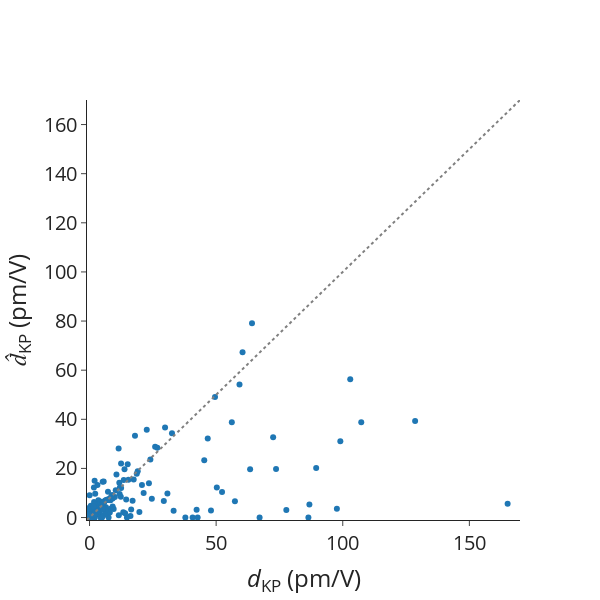

Here is the notebook cell this chart was saved with:
### Markdown cell above
## Errors on dKP masked

### Code cell
# Data

mae = mean_absolute_error(
    df_pred_matten["dKP_true"], df_pred_matten["dKP_matten_masked"]
)
mape = mean_absolute_percentage_error(
    df_pred_matten["dKP_true"], df_pred_matten["dKP_matten_masked"]
)
rmse = root_mean_squared_error(
    df_pred_matten["dKP_true"], df_pred_matten["dKP_matten_masked"]
)
spearmanrho = spearmanr(df_pred_matten["dKP_true"], df_pred_matten["dKP_matten_masked"])
print(f"MAE = {mae}")
print(f"MAPE = {mape}")
print(f"RMSE = {rmse}")
print(f"Rho_sp = {spearmanrho.statistic}")

# Scatter plot for previous outputs.
scatter_dKP = go.Scatter(
    x=df_pred_matten["dKP_true"],
    y=df_pred_matten["dKP_matten_masked"],
    mode="markers",
    name="",
    showlegend=False,
    text=[mpid for mpid in df_pred_matten.index.values],
)

ideal = go.Scatter(
    x=[-1, 200],
    y=[-1, 200],
    mode="lines",
    line=dict(color="gray", dash="dot"),
    showlegend=False,
)

# Layout
layout = go.Layout(
    # title=dict(text='Scatter Plot'),
    xaxis=dict(title="<i>d</i><sub>KP</sub> (pm/V)", range=[-1, 170]),
    yaxis=dict(title="<i>d&#770;</i><sub>KP</sub> (pm/V)", range=[-1, 170]),
    # legend=dict(font=dict(size=12)),
)

# Create figure
fig = go.Figure(data=[scatter_dKP, ideal], layout=layout)

fig.update_layout(
    autosize=False,
    font_size=20,
    width=600,
    height=600,
    # plot_bgcolor="white",
    template="simple_white",
)
fig.update_layout(
    xaxis=dict(
        # tickmode = 'array',
        # tickvals = [1, 2,3,4,5,6,7,8],
        # ticktext = ['One', 'Three', 'Five', 'Seven', 'Nine', 'Eleven']
        showgrid=False,
    ),
    yaxis=dict(
        # tickmode = 'array',
        # tickvals = [1, 2,3,4,5,6,7,8],
        # ticktext = ['One', 'Three', 'Five', 'Seven', 'Nine', 'Eleven']
        showgrid=False,
    ),
)

# Show figure
fig.show()

### Figure 1 — Plotly figure (JSON) as saved in the notebook; plotly's stock layout.template omitted (floating-point values rounded to 4 significant figures; data arrays with more than 128 entries replaced by an {"elided": "..."} marker saying what was removed)
{"data": [{"mode": "markers", "name": "", "showlegend": false, "text": {"elided": "250 str values"}, "type": "scatter", "x": {"elided": "250 float values"}, "y": {"elided": "250 float values"}}, {"line": {"color": "gray", "dash": "dot"}, "mode": "lines", "showlegend": false, "type": "scatter", "x": [-1, 200], "y": [-1, 200]}], "layout": {"autosize": false, "font": {"size": 20}, "height": 600, "width": 600, "xaxis": {"range": [-1, 170], "showgrid": false, "title": {"text": "<i>d</i><sub>KP</sub> (pm/V)"}}, "yaxis": {"range": [-1, 170], "showgrid": false, "title": {"text": "<i>d&#770;</i><sub>KP</sub> (pm/V)"}}}}
